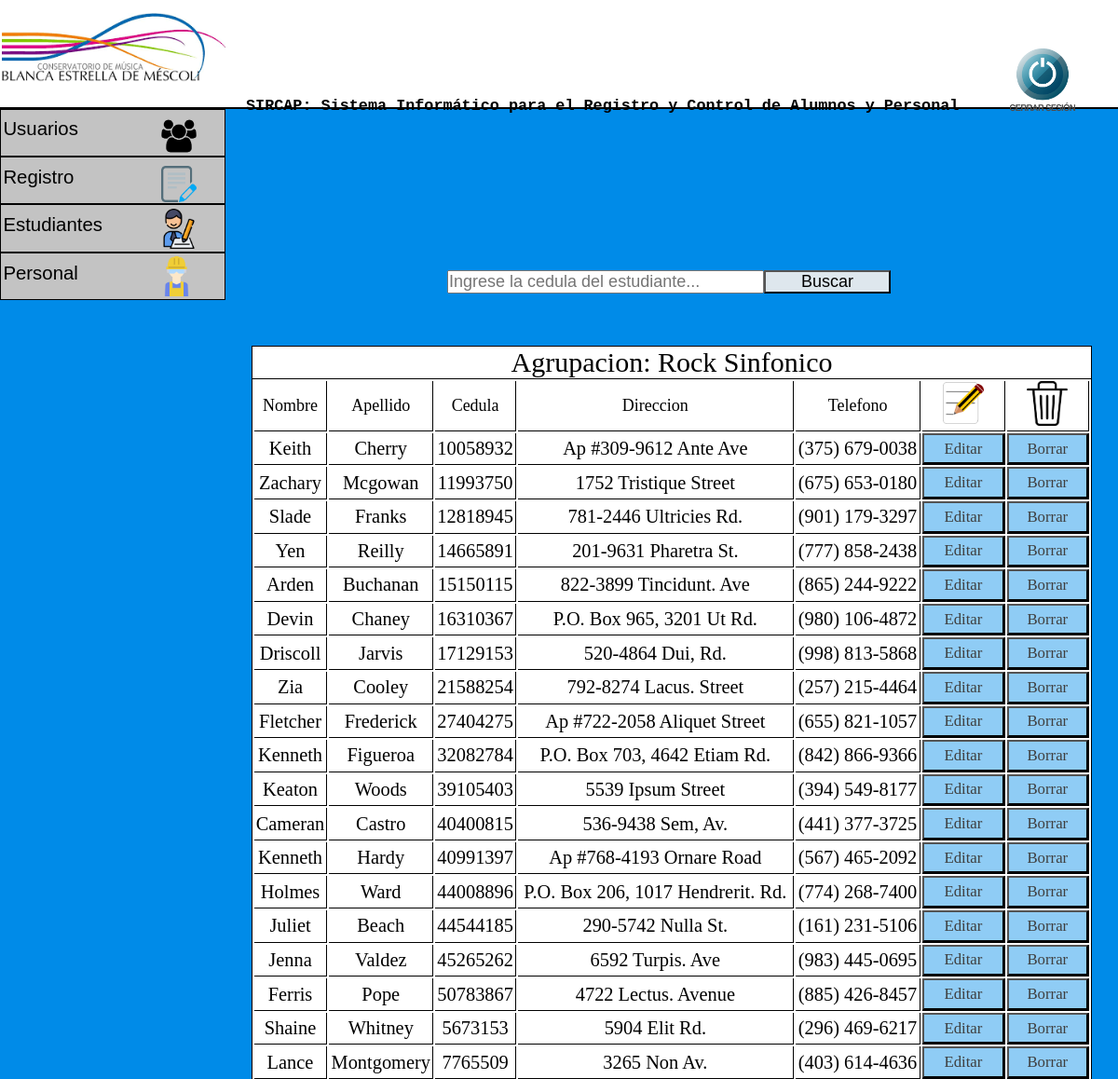
The page /admin/gestion_de_estudiantes/rockSinfonico.php (signed in) on the database its author committed.
### tables this page shows
CREATE TABLE `estudiantes` (
  `nombre` varchar(20) NOT NULL,
  `apellido` varchar(20) NOT NULL,
  `cedula` varchar(10) NOT NULL,
  `direccion` varchar(40) NOT NULL,
  `telefono` varchar(20) NOT NULL,
  `catedra` varchar(1) NOT NULL,
  `agrupacion` varchar(1) NOT NULL,
  `formacion` varchar(1) NOT NULL
);

### admin/gestion_de_estudiantes/rockSinfonico.php (the view, shortened to what this page needs)
<?php
  include '../../php/conexion.php';
$sql="SELECT nombre,apellido,cedula,direccion,telefono FROM estudiantes WHERE agrupacion = 1";
$resultado=$conexion->query($sql);
?>
<!DOCTYPE html>
<html lang="es">
<link rel="stylesheet" type="text/css" href="../../css/index.css">
<head>
</head>
<body>
  <header>
    <h2 class="titulo"> SIRCAP: Sistema Informático para el Registro y Control de Alumnos y Personal </h2>
    <img src="../../img/conservatorio logo.png" class="logo">
    <a href="../../php/cierreSesion.php"><img src="../../img/cerrar.png" class="cerrar"></a>
  </header>
  <div id="menu">
    <ul>
      <li><a href="">Usuarios</a> <img id="usuarios" src="../../img/usuarios.png">
      </li>
      <li><a href="">Registro</a> <img id="registro" src="../../img/registro.png">
      </li>
      <li><a href="">Estudiantes<img id="estudiante" src="../../img/estudiante.png"></a>
      </li>
      <li><a href="">Personal<img id="personal" src="../../img/obrero.png"></a>
      </li>
    </ul>
  </div>
    <div>
      <form id="busqueda" method="POST" action="../../php/buscarEstudiante.php" name="busqueda" >
          <input id="barraBusqueda" maxlength="8" placeholder="Ingrese la cedula del estudiante..." name="busqueda" size="30" type="text" />
          <button id="botonBusqueda" type="submit" onclick="validacionBusqueda()">Buscar</button>
      </form>
  </div>
  <div class="tablaRegistro">
<table>
    <thead>
      <caption>Agrupacion: Rock Sinfonico</caption>
          <tr class="tituloTabla">
          <td>Nombre</td>
              <td>Apellido</td>
              <td>Cedula</td>
              <td>Direccion</td>
              <td>Telefono</td>
              <td class="columnaImagen"><img id="editarRegistro" src="../../img/editar.png"></td>
              <td class="columnaImagen"><img id="borrarRegistro" src="../../img/borrar.png"></td>
          </tr>
    </thead>
    <tbody>
        <?php
        while ($row=$resultado->fetch_assoc()) {
            ?>
            <tr>
                <td><?php echo $row['nombre'];?></td>
                <td><?php echo $row['apellido'];?></td>
                <td><?php echo $row['cedula'];?></td>
                <td><?php echo $row['direccion'];?></td>
                <td><?php echo $row['telefono'];?></td>
                <td>
                    <form method="POST" action="../../php/editarEstudiante.php">
                        <button type="submit"> Editar <input type="hidden" name="cedula" value="<?php echo $row['cedula']?>"> </button>
                    </form>
                </td>
                <td>
                    <form method="POST" action="../../php/eliminarEstudiante.php">
                        <button type="submit"> Borrar <input type="hidden" name="cedula" value="<?php echo $row['cedula']?>"> </button>
                    </form>
                </td>
            </tr>
        <?php
        }
        ?>
    </tbody>
</table>
  </div>
</body>
</html>

### css/index.css (style rules this page uses)
* { margin: 0; padding: 0; }
body { background-color: #008BE8; }
.titulo { font-family: Courier, monospace; font-size: 1.4vw; position: absolute; left: 22%; top: 9%; }
.logo { width: 20%; margin-left: 0.2%; }
header { background-color: white; border-bottom: 2px solid; }
.cerrar { position: absolute; left: 90%; top: 4.5%; width: 6.5%; }
#menu ul, li { list-style: none; margin: 0; padding: 0; }
#menu ul { position: relative; z-index: 597; float: left; }
#menu ul li { float: left; min-height: 1px; line-height: 1em; vertical-align: middle; }
#menu ul li { float: none; }
#menu { width: 20%; }
#menu span, #menu a { display: inline-block; font-family: Arial, Helvetica, sans-serif; font-size: 1.7vw; text-decoration: none; }
#menu:after, #menu ul:after { content: ''; display: block; clear: both; }
#menu ul, #menu li { width: 100%; }
#menu li { background: #C3C3C3; border: 1px solid black; }
#menu a { color: black; line-height: 160%; padding: 2% 15% 5% 1%; width: 25%; }
#usuarios { width: 16%; position: absolute; left: 72%; top: 5%; }
#registro { width: 16%; position: absolute; left: 72%; top: 30%; }
#estudiante { width: 18%; position: absolute; left: 71%; top: 52%; }
#personal { width: 18%; position: absolute; left: 70%; top: 77%; }
#usuarios { font-size: 1.5vw; text-align: center; }
#busqueda { position: absolute; left: 40%; top: 25%; }
#barraBusqueda { font-size: 1.5vw; }
#botonBusqueda { font-size: 1.5vw; position: absolute; width: 40%; background-color: #DEE7ED; }
.tablaRegistro { position: absolute; left: 22.5%; top: 32%; background-color: white; border:1px solid black; width: 75%; }
table { width: 100%; height: 15em; }
.tablaRegistro caption { font-size: 2.5vw; text-align: center; border-bottom: 1px solid black }
.tablaRegistro td { border-bottom: 1px solid black; text-align: center; font-size: 1.7vw; border-right: 1px solid black; height: 1.5em; }
.tituloTabla td { font-size: 1.5vw; text-align: center; border-bottom: 1px solid black; border-right: 1px solid black; }
.columnaImagen { width: 10%; }
#editarRegistro { width: 50%; }
#borrarRegistro { width: 50%; }
table form button { font-size: 1.4vw; width: 100%; color: #3F3F3F; height: 2em; background-color: #008BE870; font-family: 'Arial Black'; }

### rows shown on the page
estudiantes: nombre "Keith", apellido "Cherry", cedula "10058932", direccion "Ap #309-9612 Ante Ave", telefono "(375) 679-0038"
estudiantes: nombre "Zachary", apellido "Mcgowan", cedula "11993750", direccion "1752 Tristique Street", telefono "(675) 653-0180"
estudiantes: nombre "Slade", apellido "Franks", cedula "12818945", direccion "781-2446 Ultricies Rd.", telefono "(901) 179-3297"
estudiantes: nombre "Yen", apellido "Reilly", cedula "14665891", direccion "201-9631 Pharetra St.", telefono "(777) 858-2438"
estudiantes: nombre "Arden", apellido "Buchanan", cedula "15150115", direccion "822-3899 Tincidunt. Ave", telefono "(865) 244-9222"
estudiantes: nombre "Devin", apellido "Chaney", cedula "16310367", direccion "P.O. Box 965, 3201 Ut Rd.", telefono "(980) 106-4872"
estudiantes: nombre "Driscoll", apellido "Jarvis", cedula "17129153", direccion "520-4864 Dui, Rd.", telefono "(998) 813-5868"
estudiantes: nombre "Zia", apellido "Cooley", cedula "21588254", direccion "792-8274 Lacus. Street", telefono "(257) 215-4464"
estudiantes: nombre "Fletcher", apellido "Frederick", cedula "27404275", direccion "Ap #722-2058 Aliquet Street", telefono "(655) 821-1057"
estudiantes: nombre "Kenneth", apellido "Figueroa", cedula "32082784", direccion "P.O. Box 703, 4642 Etiam Rd.", telefono "(842) 866-9366"
estudiantes: nombre "Keaton", apellido "Woods", cedula "39105403", direccion "5539 Ipsum Street", telefono "(394) 549-8177"
estudiantes: nombre "Cameran", apellido "Castro", cedula "40400815", direccion "536-9438 Sem, Av.", telefono "(441) 377-3725"
estudiantes: nombre "Kenneth", apellido "Hardy", cedula "40991397", direccion "Ap #768-4193 Ornare Road", telefono "(567) 465-2092"
estudiantes: nombre "Holmes", apellido "Ward", cedula "44008896", direccion "P.O. Box 206, 1017 Hendrerit. Rd.", telefono "(774) 268-7400"
estudiantes: nombre "Juliet", apellido "Beach", cedula "44544185", direccion "290-5742 Nulla St.", telefono "(161) 231-5106"
estudiantes: nombre "Jenna", apellido "Valdez", cedula "45265262", direccion "6592 Turpis. Ave", telefono "(983) 445-0695"
estudiantes: nombre "Ferris", apellido "Pope", cedula "50783867", direccion "4722 Lectus. Avenue", telefono "(885) 426-8457"
estudiantes: nombre "Shaine", apellido "Whitney", cedula "5673153", direccion "5904 Elit Rd.", telefono "(296) 469-6217"
estudiantes: nombre "Lance", apellido "Montgomery", cedula "7765509", direccion "3265 Non Av.", telefono "(403) 614-4636"
